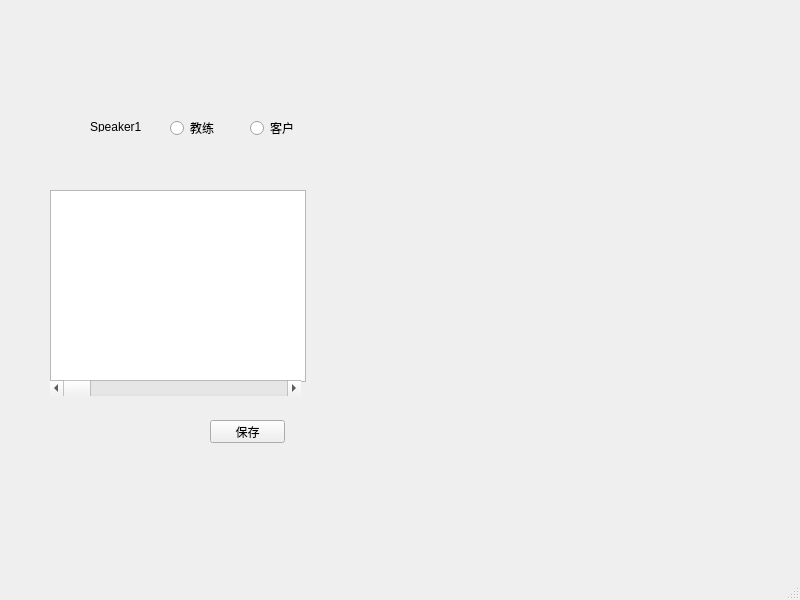
<?xml version="1.0" encoding="UTF-8"?>
<ui version="4.0">
 <class>MainWindow</class>
 <widget class="QMainWindow" name="MainWindow">
  <property name="geometry">
   <rect>
    <x>0</x>
    <y>0</y>
    <width>800</width>
    <height>600</height>
   </rect>
  </property>
  <property name="windowTitle">
   <string>MainWindow</string>
  </property>
  <widget class="QWidget" name="centralwidget">
   <widget class="QRadioButton" name="radioButton">
    <property name="geometry">
     <rect>
      <x>170</x>
      <y>120</y>
      <width>89</width>
      <height>16</height>
     </rect>
    </property>
    <property name="text">
     <string>教练</string>
    </property>
   </widget>
   <widget class="QPushButton" name="pushButton">
    <property name="geometry">
     <rect>
      <x>210</x>
      <y>420</y>
      <width>75</width>
      <height>23</height>
     </rect>
    </property>
    <property name="text">
     <string>保存</string>
    </property>
   </widget>
   <widget class="QLabel" name="label">
    <property name="geometry">
     <rect>
      <x>90</x>
      <y>120</y>
      <width>54</width>
      <height>12</height>
     </rect>
    </property>
    <property name="text">
     <string>Speaker1：</string>
    </property>
   </widget>
   <widget class="QTextBrowser" name="textBrowser">
    <property name="geometry">
     <rect>
      <x>50</x>
      <y>190</y>
      <width>256</width>
      <height>192</height>
     </rect>
    </property>
   </widget>
   <widget class="QScrollBar" name="horizontalScrollBar">
    <property name="geometry">
     <rect>
      <x>50</x>
      <y>380</y>
      <width>251</width>
      <height>16</height>
     </rect>
    </property>
    <property name="orientation">
     <enum>Qt::Horizontal</enum>
    </property>
   </widget>
   <widget class="QRadioButton" name="radioButton_2">
    <property name="geometry">
     <rect>
      <x>250</x>
      <y>120</y>
      <width>89</width>
      <height>16</height>
     </rect>
    </property>
    <property name="text">
     <string>客户</string>
    </property>
   </widget>
  </widget>
  <widget class="QMenuBar" name="menubar">
   <property name="geometry">
    <rect>
     <x>0</x>
     <y>0</y>
     <width>800</width>
     <height>23</height>
    </rect>
   </property>
  </widget>
  <widget class="QStatusBar" name="statusbar"/>
 </widget>
 <resources/>
 <connections/>
</ui>
